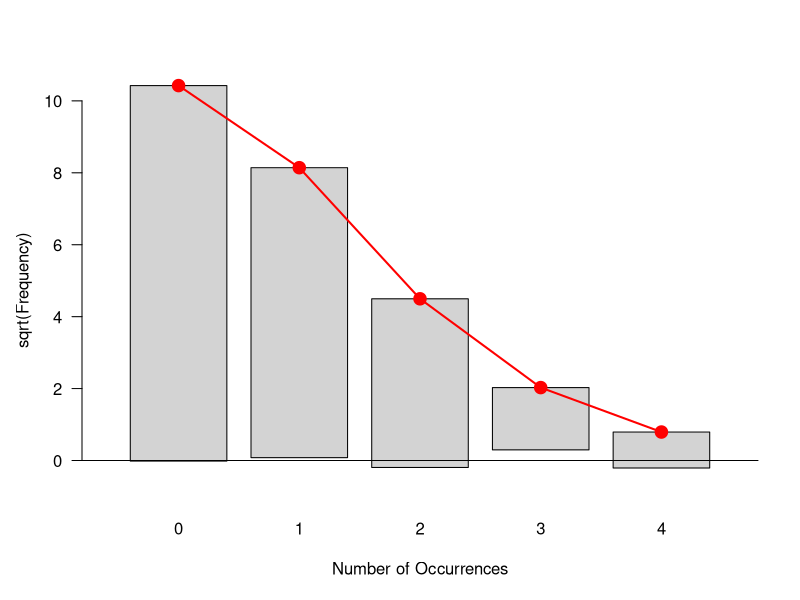
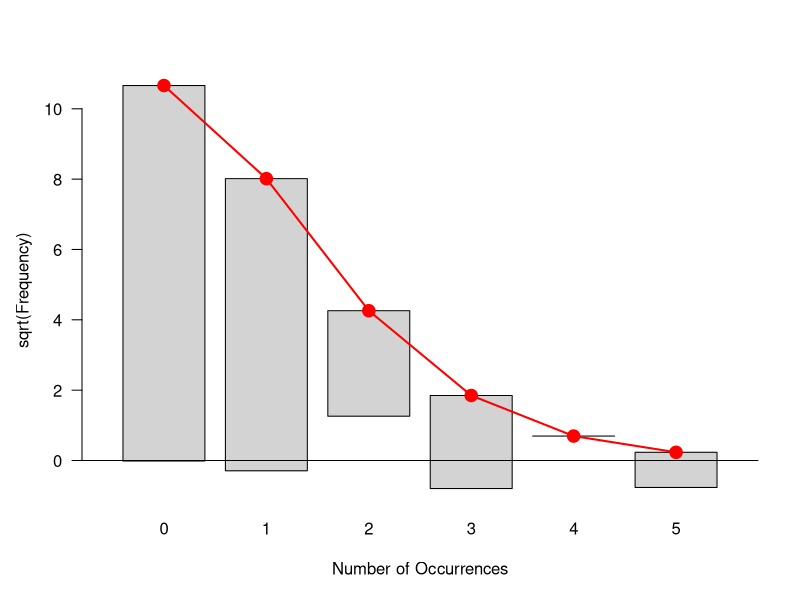

The R source for these figures, in order:
## ---- chunk 1
library(vcd)
library(broom)
## ---- chunk 2
data("HorseKicks")
HorseKicks
## ---- chunk 3
gf <- goodfit(HorseKicks)
summary(gf)
plot(gf)
## ---- chunk 4
gf$par$lambda
## ---- chunk 5
library(tidyverse)
kicks <- rpois(200, gf$par$lambda)
kicktab <- table(kicks)
gf1 <- goodfit(kicktab)
summary(gf1)
plot(gf1)
gf1$par$lambda
